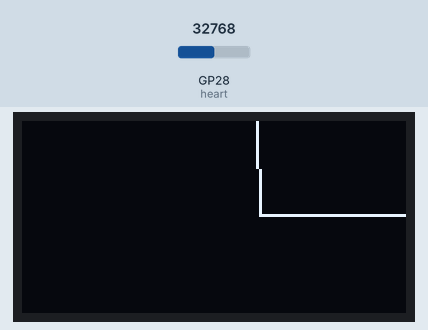
Bench run of a program on a simulated Raspberry Pi Pico running MicroPython. On the bench: 128×64 one-colour display. The test bench sets the inputs (shaded band); at power-on: GP28 (heart) = 32768 (analog values on the 0–65535 scale). Library files of the repository ran but are not shown: ssd1306.py.

Above: at 1.2 s.
1.3 s: GP28 (heart) set to 45874
At 1.72 s:
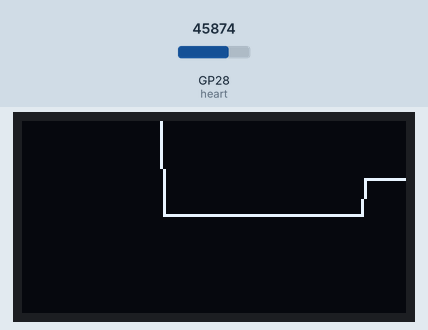
3.0 s: GP28 (heart) set to 57670
At 3.25 s:
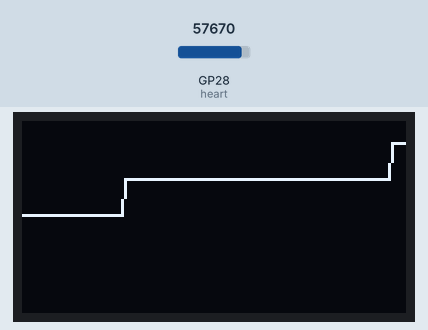
4.6 s: GP28 (heart) set to 65535
At 8.4 s:
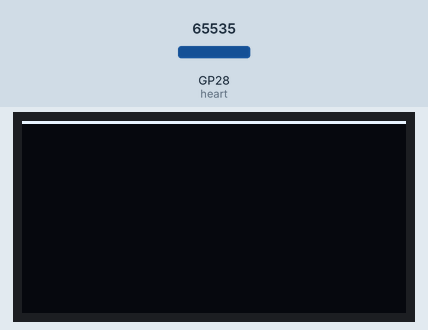
Timing chart, 0 to 9.9 s (numbered marks = the images above; inputs shaded):
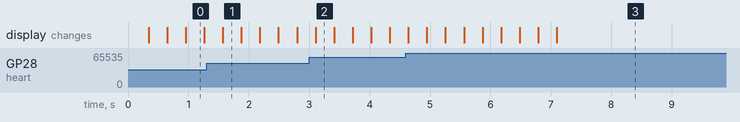

The program:

live_pulse.py
```python
import time
from machine import I2C, Pin, ADC
from ssd1306 import SSD1306_I2C


def main():
    i2c = I2C(id=1, sda=Pin(6), scl=Pin(7), freq=1_700_000)
    display = Display(i2c)
    heart = ADC(28)
    plotting_rate = 120  # Hz

    while True:
        new_value = heart.read_u16() // 2**10
        display.shift_in(new_value)
        display.show()
        time.sleep(1 / plotting_rate)


class Display(SSD1306_I2C):
    def __init__(self, i2c):
        super().__init__(128, 64, i2c)
        self.fill(0)
        self.show()
        self.prev_y = 0

    def shift_in(self, value):
        value = 63 - value
        self.scroll(-1, 0)
        self.vline(127, 0, 64, 0)
        self.line(126, self.prev_y, 127, value, 1)
        self.prev_y = value


if __name__ == "__main__":
    main()
```
